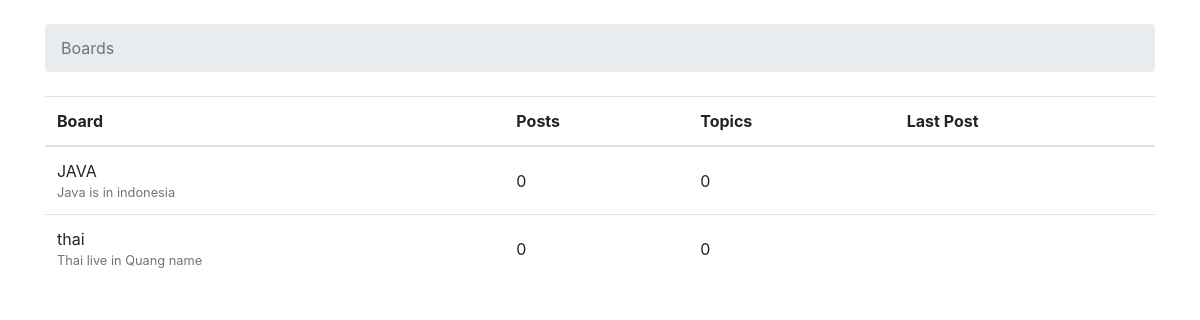
Before: / with the older database file.
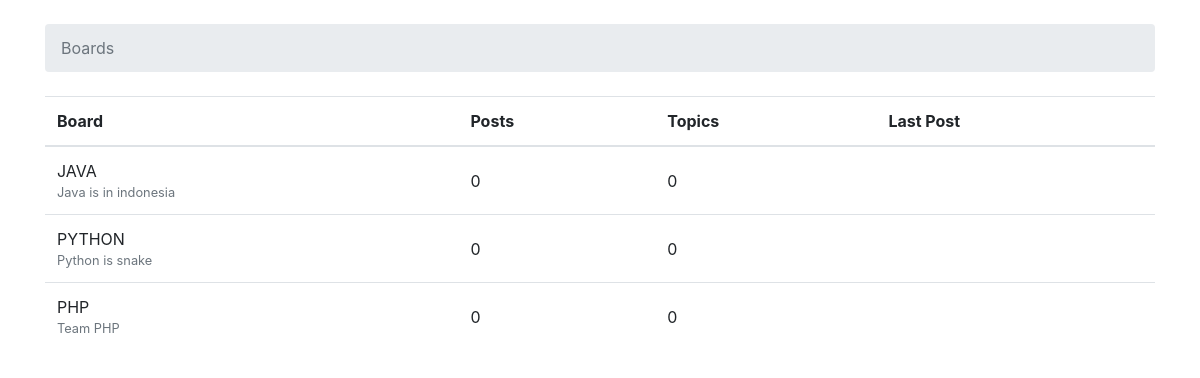
After: the same page with the newer database file.
### boards/models.py (models this page shows, shortened)
class Board(models.Model):
  name = models.CharField(max_length = 30, unique = True)
  description = models.CharField(max_length = 100)

### boards/views.py (the view)
# urls.py: 2. Add a URL to urlpatterns:  path('', views.home, name='home')
def home(request):
  boards = Board.objects.all()
  return render(request, 'home.html', {'boards': boards})

### templates/home.html (shortened to what this page needs)
{% load static %}<!DOCTYPE html>
<html>
  <head>
    <link rel="stylesheet" href="{% static 'css/bootstrap.min.css' %}">
  </head>
  <body>
    <div class="container">
      <ol class="breadcrumb my-4">
        <li class="breadcrumb-item active">Boards</li>
      </ol>
      <table class="table">
        <thead class="thead-inverse">
          <tr>
            <th>Board</th>
            <th>Posts</th>
            <th>Topics</th>
            <th>Last Post</th>
          </tr>
        </thead>
        <tbody>
          {% for board in boards %}
            <tr>
              <td>
                {{ board.name }}
                <small class="text-muted d-block">{{ board.description }}</small>
              </td>
              <td class="align-middle">0</td>
              <td class="align-middle">0</td>
              <td></td>
            </tr>
          {% endfor %}
        </tbody>
      </table>
    </div>
  </body>
</html>

Changed rows visible on the page:
removed Board: name "thai", description "Thai live in Quang name"
added Board: name "PYTHON", description "Python is snake"
added Board: name "PHP", description "Team PHP"
